Frame 1 (no input): blank canvas, image omitted
Frame 60 (the mouse pressed at the canvas centre just before this capture): blank canvas, image omitted
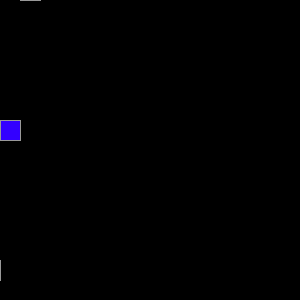
Frame 120 (the mouse held since frame 60 and released just before this capture)

The Processing sketch whose frames 1 and 60 were blank and that drew this single picture after the mouse press (run headless with seeded random() and noise(); from frame 60 on, the mouse is pressed at the canvas centre):

// Processing sketch: processing_28936
// ── processing_28936.pde

int squareSize;
int size2;
int newHeight;
int newWidth;
int next;
int timeDelay;
int colorful;
int[] rows;
Location[] points;
Location[] level;
Square[] blocks;
color[] colors;

void setup() {
  stroke(255);
  size(300, 300);
  squareSize = 20;
  setVariables();
  background(0);
}

void draw() {
  background(0);
   rows = new int[newWidth];
    if (millis() > next) {
      new Square();
      next = millis() + timeDelay;
    }
    for (int i = 0; i < blocks.length; i++) {
      blocks[i].draws();
    } 
}

void setVariables() {
  timeDelay = 100;
  size2 = 10;
  pickAColor();
  newWidth = (width )/size2;
  newHeight = (height)/size2;
  rows = new int[newWidth];
  int decx = (width - (newWidth * squareSize));
  int decy = (height - (newHeight * squareSize)); ///2+20;
  blocks = new Square[0];
  points = new Location[0];
  level = new Location[0];
  for(int a = 0; a < newWidth; a++){
    for(int b = 0; b < newHeight; b++){
      new Location(a, b, decx, decy);
    }
  } 
  
}

void pickAColor() {
  colors = new color[4];
  colors[0] = color(51, 0, 255);
  colors[1] = color(51, 255, 255);
  colors[2] = color(102, 255, 102);
  colors[3] = color(204, 0, 204);
  
}
class Square {
  Location place;
  Square() {
    colorful = round(random(colors.length));
      if (colorful == 4) {
        colorful = colorful - 1;
      }
    blocks = (Square[]) append (blocks, this);
    place = level[0];
    advancePlaces();
    place.marker = this;
    place.empty = false;
  }
  void draws() {
    if(place != null) {
      stroke(153);
      fill(colors[colorful]);
      rect(place.x, place.y, squareSize, squareSize);
      place.verifyNext();
      noStroke();
    }
  }
}

void advancePlaces() {
  Location zero = level[0];
  level = (Location[]) subset (level, 1);
  level = (Location[]) append (level, zero);
  
}

class Location {
  int x;
  int y;
  int col;
  int row;
  int[] neighbors;
  Square marker;
  boolean empty = true;
  Location(int c, int r, int decx, int decy) {
    col = c;
    row = r;
    x = c * squareSize + decx;
    y = r * squareSize + decy;
    neighbors = getNeighbors(c, r);
    points = (Location[]) append (points, this);
    if (r == 0) {
      level = (Location[]) append (level, this);
    }
  }
  
  void verifyNext() {
    int nextSpace = neighbors[4];
    if (nextSpace != -1) {
      Location p = points[nextSpace];
      if (p.empty) {
        empty = true;
        p.empty = false;
        p.marker = marker;
        marker.place = p;
        marker = null;
      }
    }
  }
}

int[] getNeighbors(int c, int r) {
  int[] neighbors = {(r) + (c) * newHeight, -1, -1, -1, -1};
 if(c > 0){
    neighbors[1] = (r + (c-1) * newHeight);
  }
  if(c < (newWidth - 1)){
    neighbors[2] = (r) + (c+1) * newHeight;
  }
  if(r > 0){
    neighbors[3] = (r-1) + (c) * newHeight;
  }
  if(r < (newHeight - 1)){
    neighbors[4] = (r+1) + (c) * newHeight;
  } 
  return neighbors;
}
